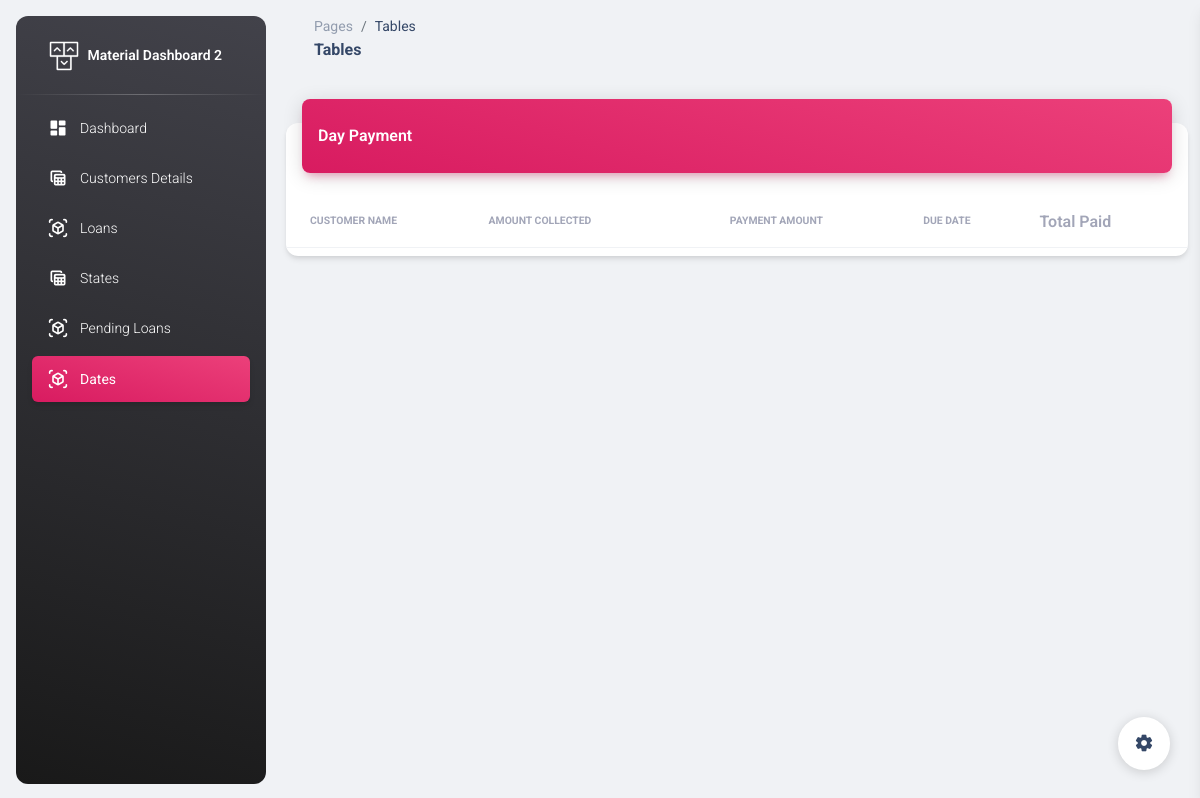
Before: /administration/dates/1/ with the older database file.
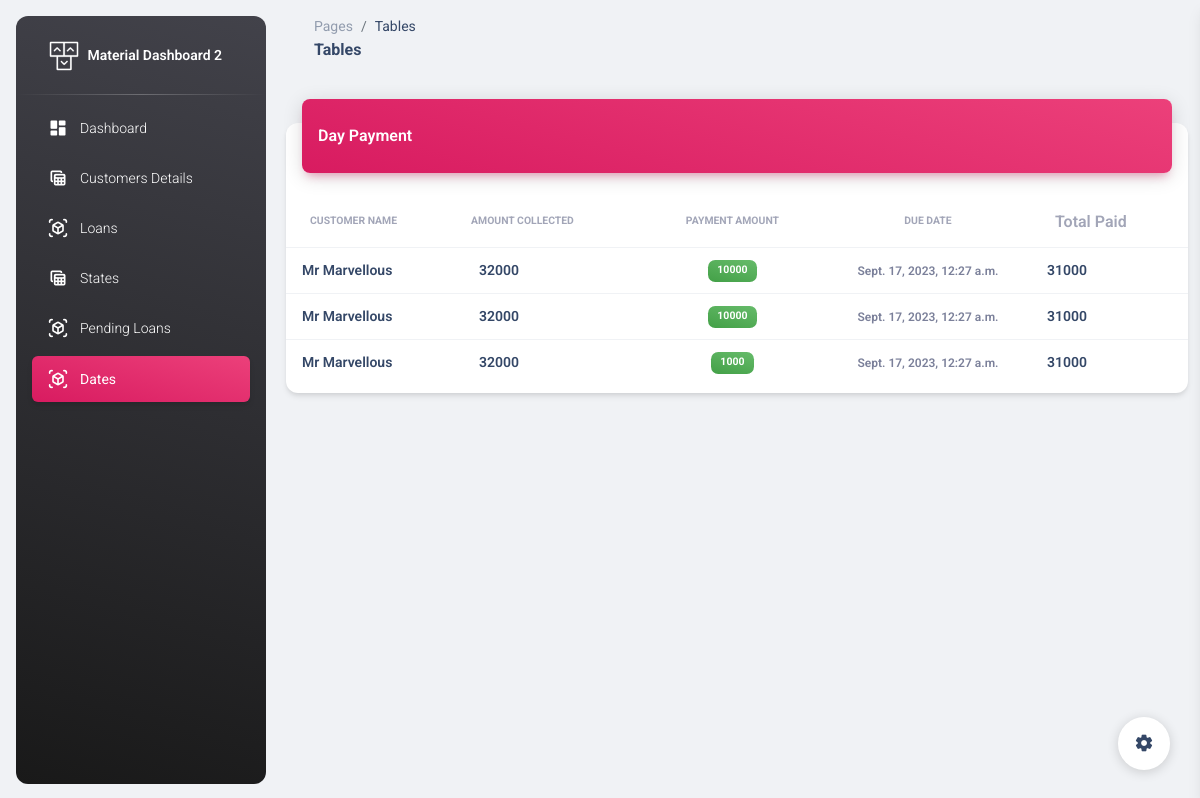
After: the same page with the newer database file.
### administration/models.py (models this page shows, shortened)
class Paid(models.Model):
    paymentday=models.ForeignKey(PaymentDay,on_delete=models.CASCADE)
    amount=models.IntegerField()
    loan=models.ForeignKey(Loan,on_delete=models.CASCADE)

class Loan(models.Model):
    loanee=models.ForeignKey(Customers,on_delete=models.CASCADE)
    amount_collected=models.IntegerField()
    amount_paid=models.IntegerField()
    due_date=models.DateTimeField()
    status=models.CharField(max_length=100,choices=status_choices,default="active")
    due=models.BooleanField()
    expected_payment_days=models.IntegerField(default=25)

class Customers(models.Model):
    name=models.CharField(max_length=100)
    branch=models.ForeignKey(Branch,on_delete=models.PROTECT,null=True,default=None)
    gender=models.CharField(max_length=100, null=True)
    occupation=models.CharField(max_length=100, null=True)
    state=models.CharField(max_length=100, null=True)
    passport=models.ImageField()
    business_name=models.CharField(max_length=100)
    bussiness_address=models.CharField(max_length=100)
    age=models.IntegerField()
    phone_number=models.IntegerField(null=True)
    home_address=models.CharField(max_length=100)
    card_number=models.IntegerField()
    guarantors_name=models.CharField(max_length=100)
    guarantors_phone=models.IntegerField()
    guarantors_address=models.CharField(max_length=100)
    goccupation=models.CharField(max_length=100,null=True)
    gstate=models.CharField(max_length=100,null=True)

### administration/views.py (the view)
# urls.py: path('dates/<int:paymentday_id>/', payment_day_details, name='payment_day_details'),
def payment_day_details(request, paymentday_id):
    paymentday = get_object_or_404(PaymentDay, pk=paymentday_id)
    payments = Paid.objects.filter(paymentday=paymentday)
    context = {
        'paymentday': paymentday,
        'payments': payments,
    }
    return render(request, 'administration/payment_day_details.html', context)

### administration/templates/administration/payment_day_details.html (shortened to what the changed rows need)
<!DOCTYPE html>
<html lang="en">
  {% load static %}
<head>
  <link href="{% static 'administration/assets/css/nucleo-icons.css'%}" rel="stylesheet" />
  <link href="{% static 'administration/assets/css/nucleo-svg.css'%}" rel="stylesheet" />
  <link id="pagestyle" href="{% static 'administration/assets/css/material-dashboard.css'%}" rel="stylesheet" />
</head>
<body class="g-sidenav-show  bg-gray-200">
  <main class="main-content position-relative max-height-vh-100 h-100 border-radius-lg ">
    <div class="container-fluid py-4">
      <div class="row">
        <div class="col-12">
          <div class="card my-4">
            <div class="card-body px-0 pb-2">
              <div class="table-responsive p-0">
                <table class="table align-items-center mb-0">
                  <thead>
                    <tr>
                      <th class="text-uppercase text-secondary text-xxs font-weight-bolder opacity-7">Customer Name</th>
                      <th class="text-uppercase text-secondary text-xxs font-weight-bolder opacity-7 ps-2">Amount collected</th>
                      <th class="text-center text-uppercase text-secondary text-xxs font-weight-bolder opacity-7">payment amount</th>
                      <th class="text-center text-uppercase text-secondary text-xxs font-weight-bolder opacity-7">Due Date</th>
                      <th class="text-secondary opacity-7">Total Paid</th>
                    </tr>
                  </thead>
                  <tbody>
                    {% for payment in payments %}
                    <tr>
                      <td>
                        <div class="d-flex px-2 py-1">
                          <div class="d-flex flex-column justify-content-center">
                            <h6 class="mb-0 text-sm">{{ payment.loan.loanee.name }}</h6>
                          </div>
                        </div>
                      </td>
                      <td>
                        <div class="d-flex px-2 py-1">
                          <div class="d-flex flex-column justify-content-center">
                            <h6 class="mb-0 text-sm">{{ payment.loan.amount_collected }}</h6>
                          </div>
                        </div>
                      </td>
                      <td class="align-middle text-center text-sm">
                        <span class="badge badge-sm bg-gradient-success">{{ payment.amount }}</span>
                      </td>
                      <td class="align-middle text-center">
                        <span class="text-secondary text-xs font-weight-bold">{{ payment.loan.due_date }}</span>
                      </td>
                      <td>
                        <div class="d-flex px-2 py-1">
                          <div class="d-flex flex-column justify-content-center">
                            <h6 class="mb-0 text-sm"> {{payment.loan.amount_paid}}</h6>
                          </div>
                        </div>
                      </td>
                    </tr>
                    {% endfor %}
                  </tbody>
                </table>
              </div>
            </div>
          </div>
        </div>
      </div>
    </div>
  </main>
</body>
</html>

Changed rows visible on the page:
added Paid: loan.loanee.name "Mr Marvellous", loan.amount_collected "32000", amount "10000", loan.due_date "Sept. 17, 2023, 12:27 a.m.", loan.amount_paid "31000"
added Paid: loan.loanee.name "Mr Marvellous", loan.amount_collected "32000", amount "10000", loan.due_date "Sept. 17, 2023, 12:27 a.m.", loan.amount_paid "31000"
added Paid: loan.loanee.name "Mr Marvellous", loan.amount_collected "32000", amount "1000", loan.due_date "Sept. 17, 2023, 12:27 a.m.", loan.amount_paid "31000"
